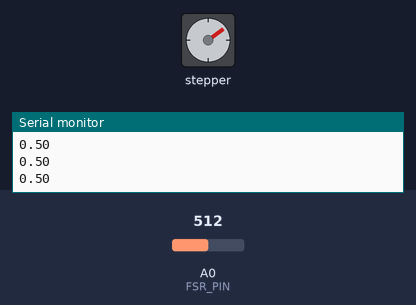
The sketch below on a simulated Arduino Uno, built with avr-gcc and run on an emulated ATmega328P. Parts: stepper motor, the last lines printed to the serial monitor. Inputs (shaded band) come from the test bench; at power-on: A0 (FSR_PIN) = 512. Stepper angles assume 400 steps per turn.

Above: at 1.2 s.
1.3 s: A0 (FSR_PIN) set to 0
2.8 s: A0 (FSR_PIN) set to 91
4.3 s: A0 (FSR_PIN) set to 112
At 4.45 s:
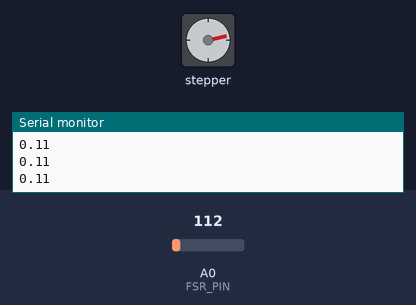
At 5.05 s:
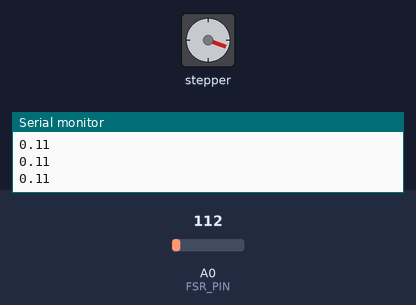
Timing chart, 0 to 16.3 s (numbered marks = the images above; inputs shaded):
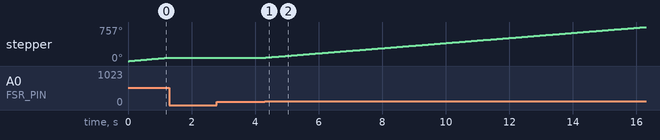

The sketch:

motor_pressure.ino
```cpp
#include <Arduino.h>
#include "DRV8825.h"

#define FSR_PIN 0

// using a 400-step motor
#define MOTOR_STEPS 400

// microstepping is not supported by this motor
#define MICROSTEPS 1

#define MOTOR_ACCEL 100
#define MOTOR_DECEL 200

// configure the pins connected
#define DIR 11
#define STEP 12

#define MODE0 8
#define MODE1 9
#define MODE2 10

#define RPM 10

//DRV8825 stepper(MOTOR_STEPS, DIR, STEP);
DRV8825 stepper(MOTOR_STEPS, DIR, STEP, MODE0, MODE1, MODE2);

double value = 0;

void setup() {
    Serial.begin(9600);

    stepper.begin(RPM);
    stepper.enable();
}

void loop() {
    value = analogRead(FSR_PIN) / 1024.0;

    Serial.println(value);

    stepper.move(value * 10);
}
```

Measured:
- after the input at 1.3 s, stepper: stops changing and stays 76°
- after the input at 4.3 s, stepper: keeps turning clockwise at about 57°/s, starting at once
- by itself, stepper: keeps turning clockwise at about 60°/s
